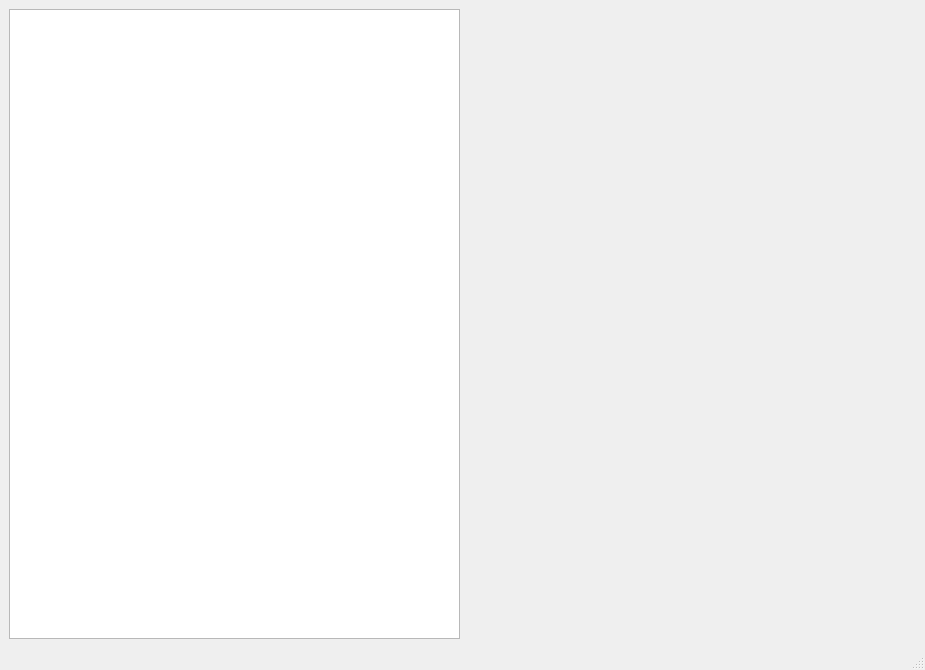
<?xml version="1.0" encoding="UTF-8"?>
<ui version="4.0">
 <class>MainWindow</class>
 <widget class="QMainWindow" name="MainWindow">
  <property name="geometry">
   <rect>
    <x>0</x>
    <y>0</y>
    <width>925</width>
    <height>670</height>
   </rect>
  </property>
  <property name="windowTitle">
   <string>MainWindow</string>
  </property>
  <widget class="QWidget" name="centralwidget">
   <layout class="QHBoxLayout" name="horizontalLayout">
    <item>
     <widget class="QListView" name="listView"/>
    </item>
    <item>
     <widget class="QStackedWidget" name="stackedWidget">
      <widget class="QWidget" name="page"/>
      <widget class="QWidget" name="page_2"/>
     </widget>
    </item>
   </layout>
  </widget>
  <widget class="QMenuBar" name="menubar">
   <property name="geometry">
    <rect>
     <x>0</x>
     <y>0</y>
     <width>925</width>
     <height>22</height>
    </rect>
   </property>
  </widget>
  <widget class="QStatusBar" name="statusbar"/>
 </widget>
 <resources/>
 <connections/>
</ui>
